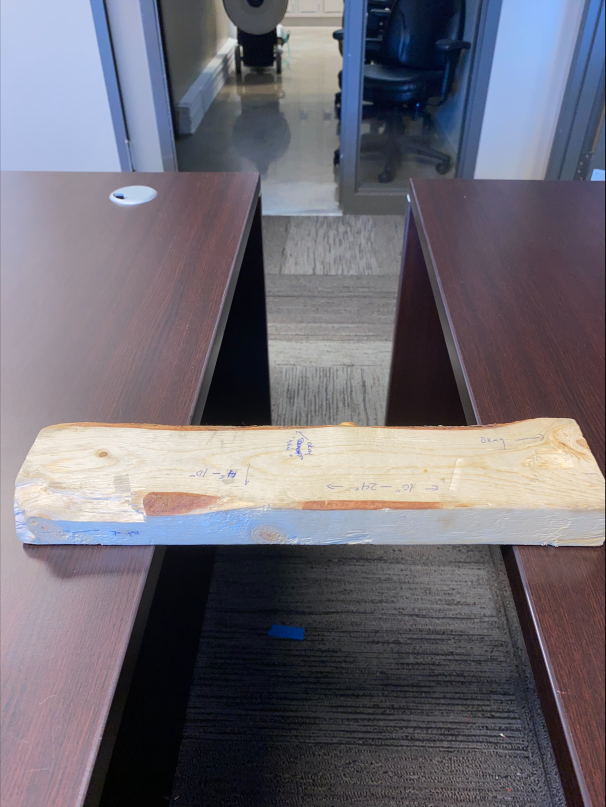
#> input picture docs/notebooks/images/top_1.jpeg, 1816 x 2420 px (shown at 1/3 size)
$ jupyter execute --allow-errors 8_3D_ROI_detection.ipynb   (older library calls are emulated)
#> lines starting #> are read from the running program, lines starting #| are printed output that depends on the picture; after the words box and inside, x2 and y2 are one past the last pixel; in counts of white or black regions, pixels touching at a corner belong together
[cell 1]
import cv2
import numpy as np
import matplotlib.pyplot as plt
import glob

top_1 = cv2.imread('../images/top_1.jpeg')
#> top_1 is the input picture: shape (2420, 1816, 3); mean B, G, R 116.5, 107.5, 111.2
bottom_1 = cv2.imread('../images/bottom_1_edited.jpeg')
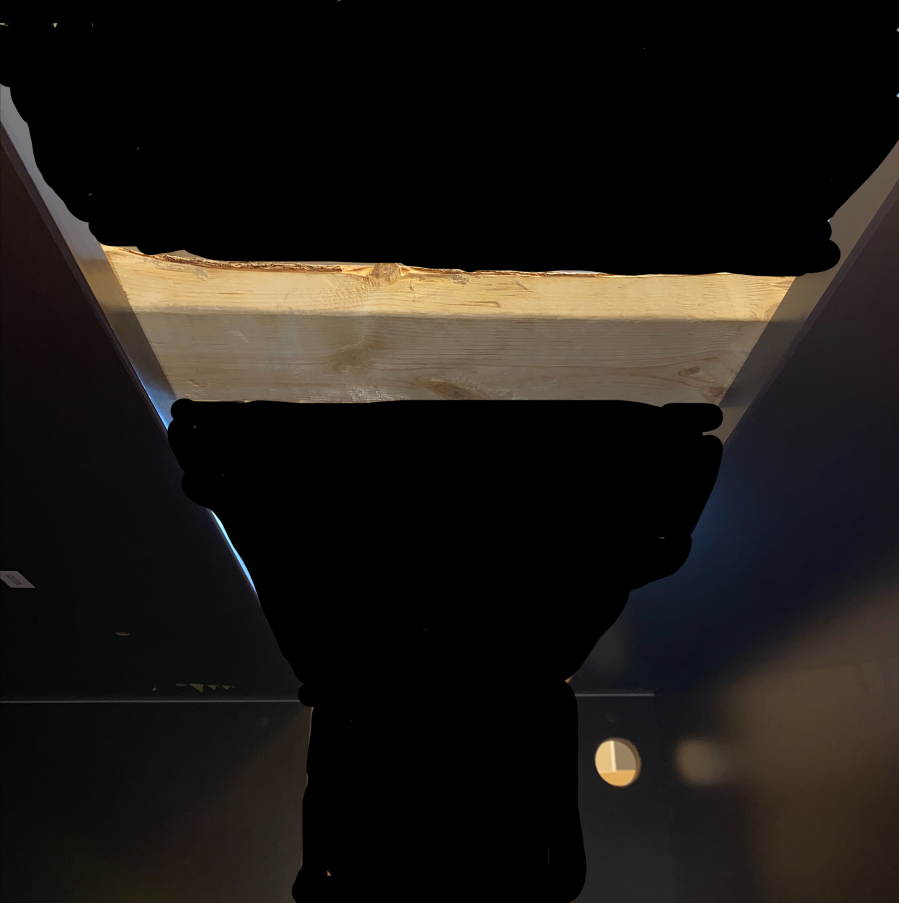
#> input picture docs/notebooks/images/bottom_1_edited.jpeg, 1797 x 1806 px (shown at 1/2 size)
#> bottom_1 is the input picture: shape (1806, 1797, 3); mean B, G, R 21.2, 24.9, 28.8
top_2 = cv2.imread('../images/top_2.jpeg')
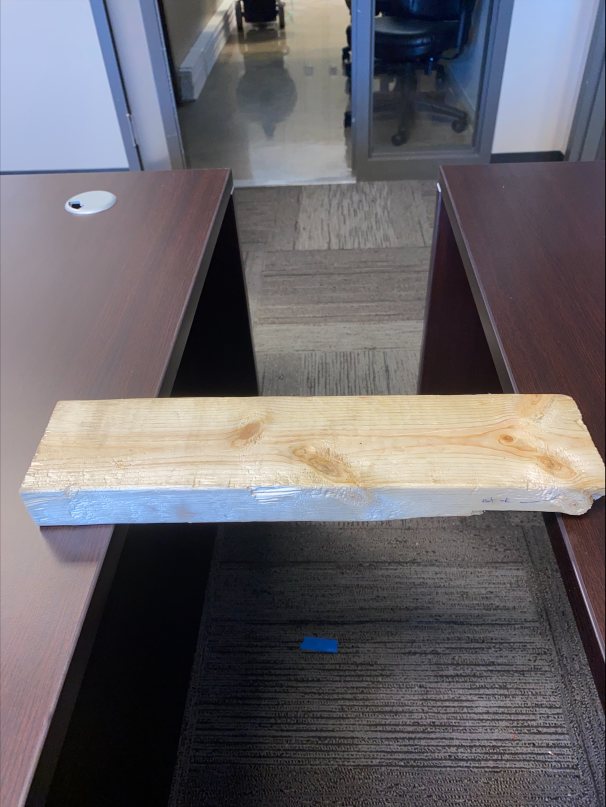
#> input picture docs/notebooks/images/top_2.jpeg, 1816 x 2420 px (shown at 1/3 size)
#> top_2 is the input picture: shape (2420, 1816, 3); mean B, G, R 106.4, 101.6, 105.3
bottom_2 = cv2.imread('../images/bottom_2.jpeg')
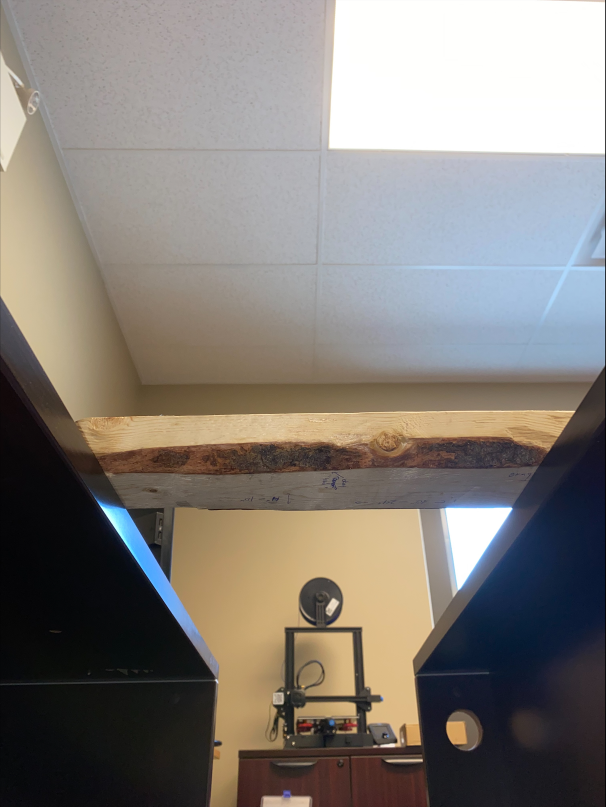
#> input picture docs/notebooks/images/bottom_2.jpeg, 1816 x 2420 px (shown at 1/3 size)
#> bottom_2 is the input picture: shape (2420, 1816, 3); mean B, G, R 121.5, 126.9, 132.3

plt.imshow(cv2.cvtColor(top_1,cv2.COLOR_BGR2RGB))
plt.title('Top_1')
plt.axis('off')
plt.show()

plt.imshow(cv2.cvtColor(bottom_1,cv2.COLOR_BGR2RGB))
plt.title('bottom_1')
plt.axis('off')
plt.show()

plt.imshow(cv2.cvtColor(top_2,cv2.COLOR_BGR2RGB))
plt.title('top_2')
plt.axis('off')
plt.show()

plt.imshow(cv2.cvtColor(bottom_2,cv2.COLOR_BGR2RGB))
plt.title('bottom_2')
plt.axis('off')
plt.show()

[cell 2]
gray_top_1 = cv2.cvtColor(top_1, cv2.COLOR_BGR2GRAY)
ret1,thresh1_top = cv2.threshold(gray_top_1,180,255,cv2.THRESH_BINARY)
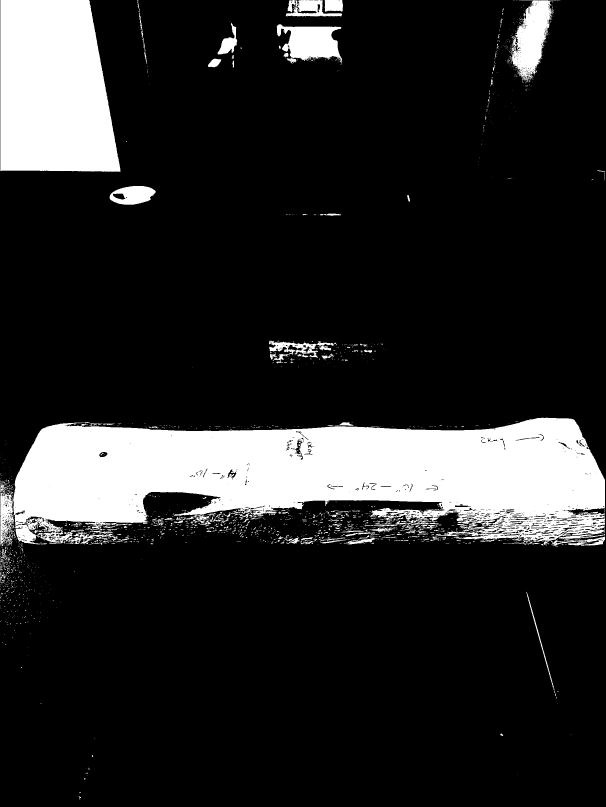
#> thresh1_top: shape (2420, 1816) (shown at 1/3 size); 15.9% white; 2233 white regions (2018 under 20 px), largest, box (x1, y1, x2, y2) and area: (1, 1253, 1815, 1639) 459302, (1, 0, 362, 515) 161131, (1531, 1, 1670, 246) 16957

gray_bottom_1 = cv2.cvtColor(bottom_1, cv2.COLOR_BGR2GRAY)
ret1,thresh1_bottom = cv2.threshold(gray_bottom_1,75,255,cv2.THRESH_BINARY)
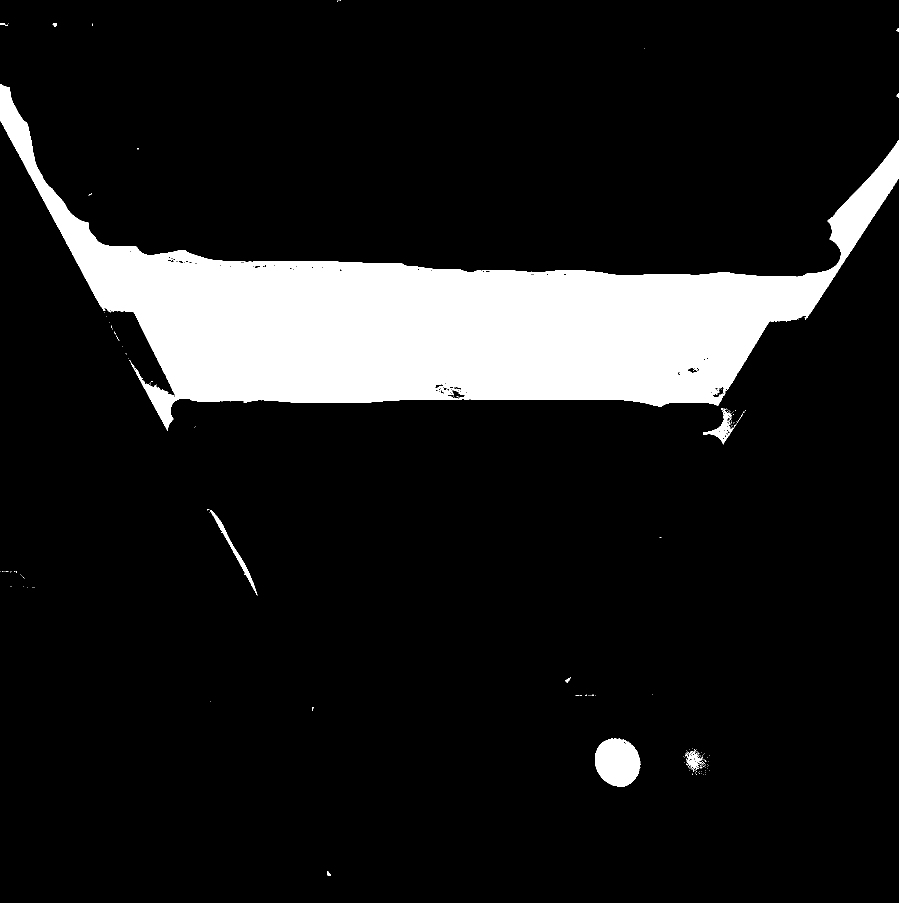
#> thresh1_bottom: shape (1806, 1797) (shown at 1/2 size); 11.8% white; 183 white regions (172 under 20 px), largest, box (x1, y1, x2, y2) and area: (0, 168, 1797, 861) 373731, (1190, 1477, 1281, 1573) 6831, (419, 1019, 515, 1191) 1228


plt.imshow(cv2.cvtColor(thresh1_top,cv2.COLOR_BGR2RGB))
plt.title('thresh1_top')
plt.axis('off')
plt.show()

plt.imshow(cv2.cvtColor(thresh1_bottom,cv2.COLOR_BGR2RGB))
plt.title('thresh1_bottom')
plt.axis('off')
plt.show()

contours1, __ = cv2.findContours(thresh1_top, cv2.RETR_EXTERNAL, cv2.CHAIN_APPROX_SIMPLE) #RETR_EXTERNAL takes only the outermost contours of the contour hierarchy
#> contours1 = 2197 contours, 2087 with area under 20; largest, box (x1, y1, x2, y2) and area: (1, 1253, 1815, 1639) 467374, (1, 0, 362, 515) 160305, (1531, 1, 1670, 246) 17044, (830, 73, 1026, 190) 14152, (329, 558, 467, 614) 5688
contours2, __ = cv2.findContours(thresh1_bottom, cv2.RETR_EXTERNAL, cv2.CHAIN_APPROX_SIMPLE) #RETR_EXTERNAL takes only the outermost contours of the contour hierarchy
#> contours2 = 175 contours, 166 with area under 20; largest, box (x1, y1, x2, y2) and area: (0, 168, 1797, 861) 373259, (1190, 1477, 1281, 1573) 6719, (1406, 816, 1473, 889) 1122, (419, 1019, 515, 1191) 1050, (1370, 1499, 1405, 1543) 510

top_copy = top_1.copy()
bottom_copy = bottom_1.copy()
cv2.drawContours(top_copy, contours1, -1, (0,255,0), 3)
cv2.drawContours(bottom_copy, contours2, -1, (0,255,0), 3)
#> bottom_copy: shape (1806, 1797, 3); 0.97% of pixels changed, all inside (x1, y1, x2, y2) = (0, 0, 1797, 1753)

plt.imshow(cv2.cvtColor(top_copy,cv2.COLOR_BGR2RGB))
plt.title('top_copy')
plt.axis('off')
plt.show()

plt.imshow(cv2.cvtColor(bottom_copy,cv2.COLOR_BGR2RGB))
plt.title('bottom_copy')
plt.axis('off')
plt.show()

[cell 3]
img_copy = top_1.copy()

#> (the rest of this cell did not finish here and is left out)

[cell 4]
#rgba(190,164,114,255)

b = np.ndarray((10, 10), np.uint8)
b.fill(127)

g = np.ndarray((10, 10), np.uint8)
g.fill(185)

r = np.ndarray((10, 10), np.uint8)
r.fill(214)

template = cv2.merge((b,g,r))

plt.figure(figsize=(5,10))
plt.imshow(cv2.cvtColor(template, cv2.COLOR_BGR2RGB))
plt.show()

[cell 5]
methods = ['cv2.TM_CCOEFF', 'cv2.TM_CCOEFF_NORMED', 'cv2.TM_CCORR',
            'cv2.TM_CCORR_NORMED', 'cv2.TM_SQDIFF', 'cv2.TM_SQDIFF_NORMED']

plt.figure(figsize=(25,10))

for i,meth in enumerate(methods):
    method = eval(meth)
    img = top_1.copy()
    res = cv2.matchTemplate(img,template,method)

    plt.subplot(3,2,i+1),plt.imshow(res,cmap = 'gray')
    plt.axis('off')
    plt.title(meth), plt.xticks([]), plt.yticks([])

plt.show()

methods = ['cv2.TM_CCOEFF', 'cv2.TM_CCOEFF_NORMED', 'cv2.TM_CCORR',
            'cv2.TM_CCORR_NORMED', 'cv2.TM_SQDIFF', 'cv2.TM_SQDIFF_NORMED']

plt.figure(figsize=(25,10))

for i,meth in enumerate(methods):
    method = eval(meth)
    img = bottom_1.copy()
    res = cv2.matchTemplate(img,template,method)

    plt.subplot(3,2,i+1),plt.imshow(res,cmap = 'gray')
    plt.axis('off')
    plt.title(meth), plt.xticks([]), plt.yticks([])

plt.show()

[cell 6]
top = cv2.matchTemplate(top_1,template,cv2.TM_CCORR_NORMED)
top = cv2.normalize(top, None, 255, 0, cv2.NORM_MINMAX, cv2.CV_8U)
bottom = cv2.matchTemplate(bottom_1,template,cv2.TM_CCORR_NORMED)
bottom = cv2.normalize(bottom, None, 255, 0, cv2.NORM_MINMAX, cv2.CV_8U)

ret2,thresh_top = cv2.threshold(top,235,255,cv2.THRESH_BINARY_INV)
#> thresh_top: shape (2411, 1807); 38.1% white; 387 white regions (157 under 20 px), largest, box (x1, y1, x2, y2) and area: (48, 1524, 1807, 2411) 718664, (990, 0, 1807, 1397) 418604, (0, 0, 931, 1279) 404727
ret2,thresh_bottom = cv2.threshold(bottom,235,255,cv2.THRESH_BINARY_INV)
#> thresh_bottom: shape (1797, 1788); 56% white; 8 black regions (1 under 20 px), largest, box (x1, y1, x2, y2) and area: (0, 170, 1788, 1797) 1157847, (0, 1402, 617, 1797) 235056, (1138, 1205, 1307, 1380) 12824

plt.figure(figsize=(10,10))
plt.imshow(thresh_top,cmap = 'gray')
plt.axis('off')
plt.show()

plt.figure(figsize=(10,10))
plt.imshow(thresh_bottom,cmap = 'gray')
plt.axis('off')
plt.show()

"""img_copy = profile_1.copy()

contours,hierarchy = cv2.findContours(thresh, cv2.RETR_TREE, cv2.CHAIN_APPROX_SIMPLE)
cv2.drawContours(img_copy, contours, -1, (0,255,0), 3)

plt.figure(figsize=(10,10))
plt.axis('off')
plt.imshow(img_copy)
plt.show()
#thresh_top = cv2.adaptiveThreshold(gray_top,255,cv2.ADAPTIVE_THRESH_MEAN_C, cv2.THRESH_BINARY_INV,31,2)
#thresh_bottom = cv2.adaptiveThreshold(gray_bottom,255,cv2.ADAPTIVE_THRESH_MEAN_C, cv2.THRESH_BINARY_INV,31,2)

thresh_top = cv2.threshold(gray_top,175,255,cv2.THRESH_BINARY_INV)[1]
thresh_bottom = cv2.threshold(gray_bottom,175,255,cv2.THRESH_BINARY_INV)[1]
plt.figure(figsize=(10,10))
plt.imshow(thresh_top, 'gray',vmin=0,vmax=255)
plt.axis('off')
plt.show()

plt.figure(figsize=(10,10))
plt.imshow(thresh_bottom, 'gray',vmin=0,vmax=255)
plt.axis('off')
plt.show()"""

There is just not enough variation between the background of the board and the foreground. To speed up this process, we can assume that the background will be darker, so I will just edit the photos accordingly

[cell 7]
top_1 = cv2.imread('../images/top_1_edited.jpeg')
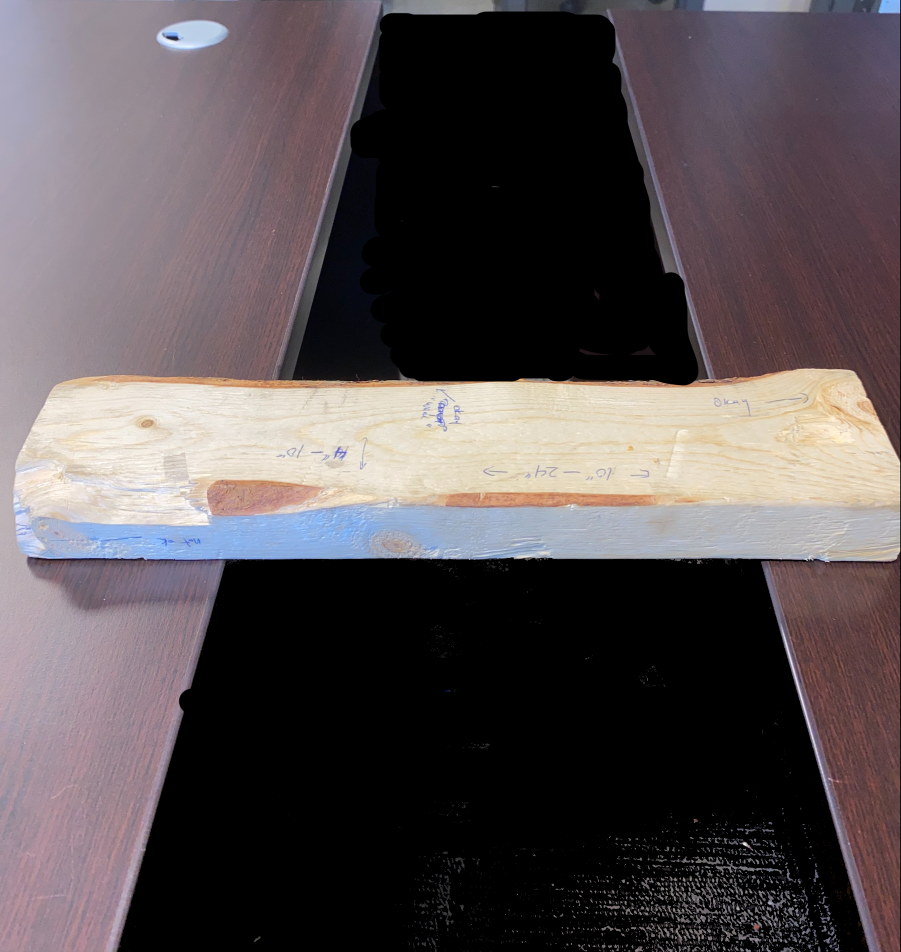
#> input picture docs/notebooks/images/top_1_edited.jpeg, 1801 x 1904 px (shown at 1/2 size)
#> top_1 is the input picture: shape (1904, 1801, 3); mean B, G, R 82, 79.7, 87.7
bottom_1 = cv2.imread('../images/bottom_1_edited.jpeg')

top = cv2.matchTemplate(top_1,template,cv2.TM_CCORR_NORMED)
#> top: shape (1895, 1792) float32
top = cv2.normalize(top, None, 255, 0, cv2.NORM_MINMAX, cv2.CV_8U)
bottom = cv2.matchTemplate(bottom_1,template,cv2.TM_CCORR_NORMED)
bottom = cv2.normalize(bottom, None, 255, 0, cv2.NORM_MINMAX, cv2.CV_8U)

ret2,thresh_top = cv2.threshold(top,200,255,cv2.THRESH_BINARY_INV)
#> thresh_top: shape (1895, 1792); 42.1% white; 16 white regions (5 under 20 px), largest, box (x1, y1, x2, y2) and area: (230, 1109, 1734, 1895) 1006704, (586, 17, 1393, 767) 420569, (582, 751, 793, 759) 882
ret2,thresh_bottom = cv2.threshold(bottom,200,255,cv2.THRESH_BINARY_INV)
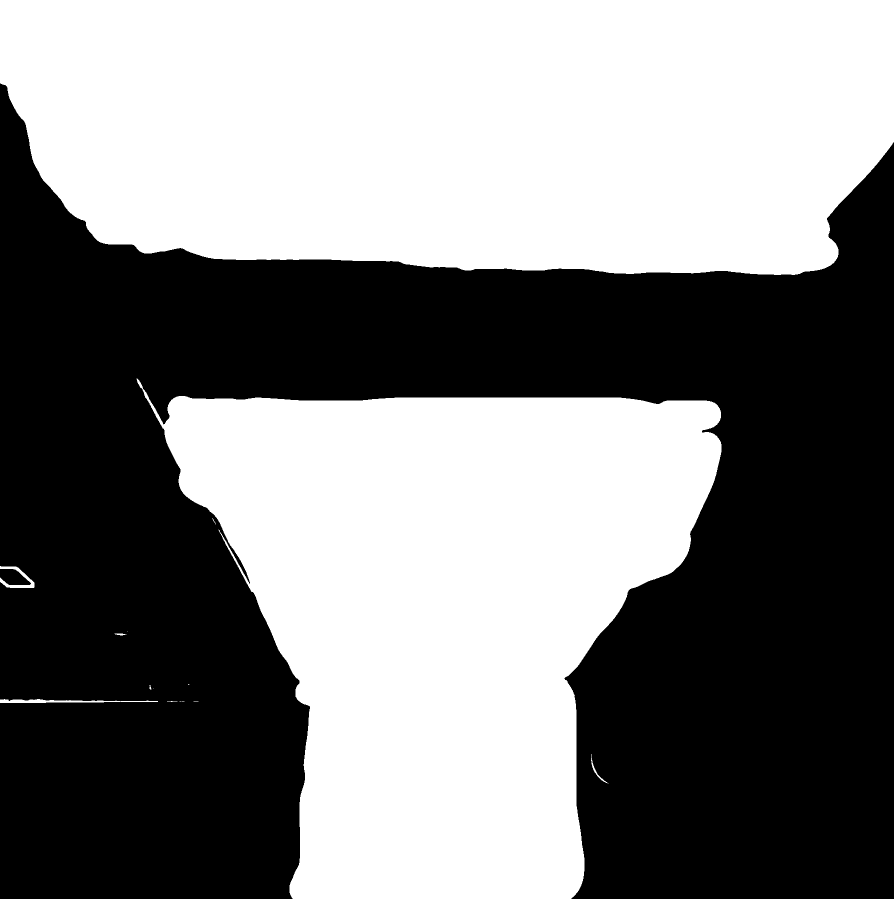
#> thresh_bottom: shape (1797, 1788) (shown at 1/2 size); 50.9% white; 2 black regions, box (x1, y1, x2, y2) and area: (0, 167, 1788, 1797) 1575000, (0, 1138, 62, 1170) 1391

plt.figure(figsize=(10,10))
plt.imshow(thresh_top,cmap = 'gray')
plt.axis('off')
plt.show()

plt.figure(figsize=(10,10))
plt.imshow(thresh_bottom,cmap = 'gray')
plt.axis('off')
plt.show()
